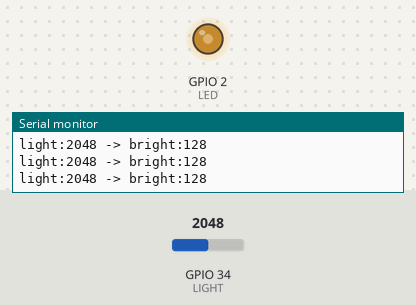
Recording of a sketch running on a simulated ESP32. Parts: output pins drawn as LEDs (lit = HIGH), the last lines printed to the serial monitor. The inputs (shaded band) are chosen by the test bench; at power-on: GPIO 34 (LIGHT) = 2048.

Above: at 1.2 s.
1.3 s: GPIO 34 (LIGHT) set to 1228
At 2.2 s:
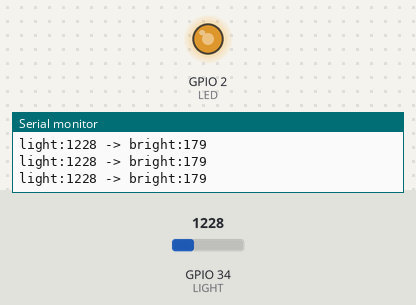
2.8 s: GPIO 34 (LIGHT) set to 491
At 3.5 s:
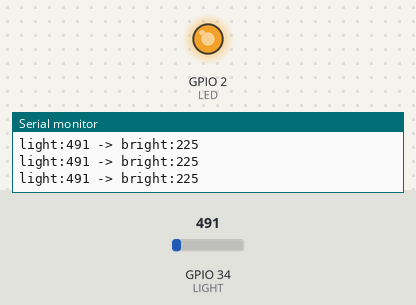
4.3 s: GPIO 34 (LIGHT) set to 3603
At 4.8 s:
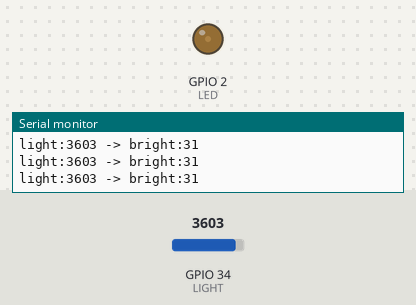
5.8 s: GPIO 34 (LIGHT) set to 4095
At 6.1 s:
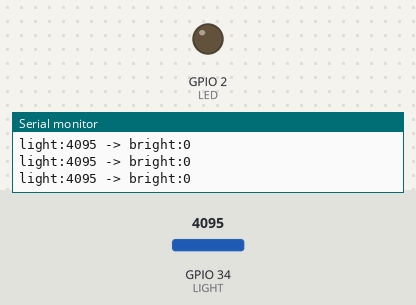
7.3 s: GPIO 34 (LIGHT) set to 2047
At 8.6 s:
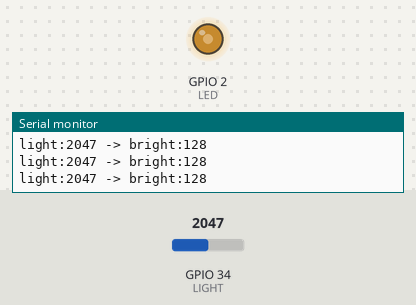
Timing chart, 0 to 9.8 s (numbered marks = the images above; inputs shaded):
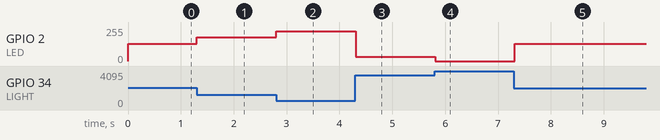

Measured:
- after the input at 1.3 s, GPIO 2 (LED): 128/255 → 179/255 at once
- after the input at 2.8 s, GPIO 2 (LED): 179/255 → 225/255 at once
- after the input at 4.3 s, GPIO 2 (LED): 225/255 → 31/255 at once
- after the input at 5.8 s, GPIO 2 (LED): 31/255 → 0/255 at once
- after the input at 7.3 s, GPIO 2 (LED): 0/255 → 128/255 at once

The sketch:

02_mood_light.ino
```cpp
/*
  2회차 · 미션 ① — 빛 반응 무드등 (예시 답안)
  어두워질수록 내장 LED가 밝아져요.
  map()은 '범위 번역기' — 뒤 두 숫자(255, 0)를 바꾸면 방향이 반전!
*/

#define LED   2   // 내장 LED
#define LIGHT 34  // 빛센서 (A2~A5 위치 — 핀맵 카드 확인)

void setup() {
  Serial.begin(115200);
}

void loop() {
  int l = analogRead(LIGHT);          // 0(어두움) ~ 4095(밝음)
  int b = map(l, 0, 4095, 255, 0);    // 반전: 어두울수록 b가 커짐
  analogWrite(LED, b);                // LED 밝기 조절
  Serial.print("light:");
  Serial.print(l);
  Serial.print(" -> bright:");
  Serial.println(b);
  delay(100);
}
```
